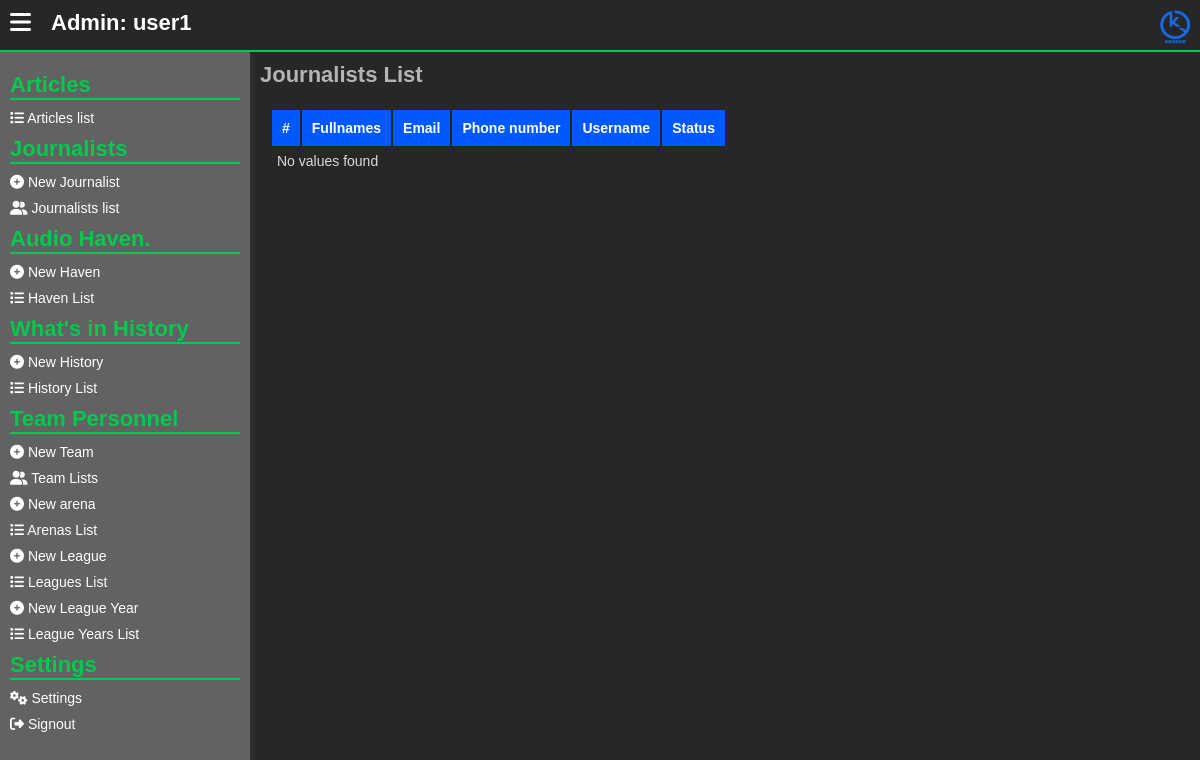
Page /admins/journalists-list.php (signed in) on the earlier database version.
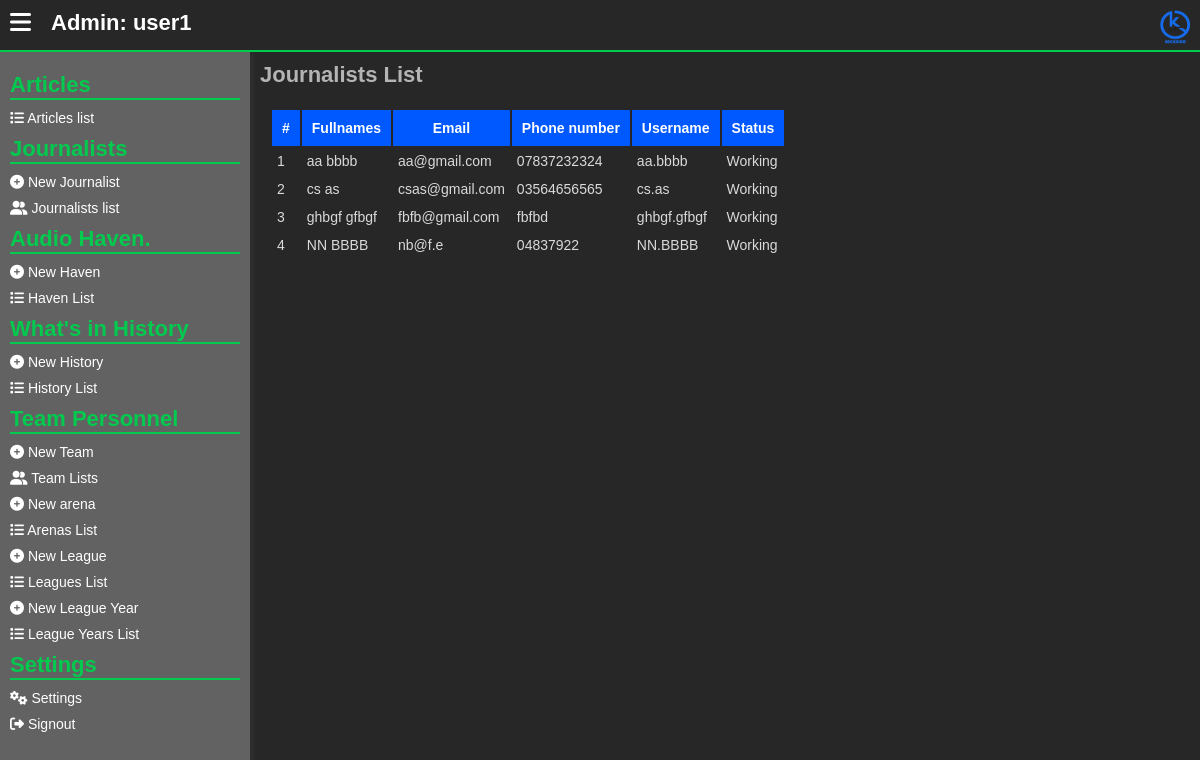
Same page on the later database version.
### tables this page shows
CREATE TABLE `journalists` (
  `id` int(11) NOT NULL,
  `first_name` varchar(255) NOT NULL,
  `last_name` varchar(255) NOT NULL,
  `user_name` varchar(255) NOT NULL,
  `email` varchar(255) NOT NULL,
  `phone_number` varchar(255) NOT NULL,
  `password` text NOT NULL,
  `display_name` varchar(255) NOT NULL,
  `status` varchar(255) NOT NULL DEFAULT 'Working'
);

### admins/journalists-list.php (the view, shortened to what this page needs)
<?php
include("../assets/php/global/server.php");
?>
<!DOCTYPE html>
<html lang="en">
<head>
   <link rel="stylesheet" href="../assets/css/back-main.css">
   <link rel="stylesheet" href="https://cdnjs.cloudflare.com/ajax/libs/font-awesome/6.5.1/css/all.min.css" />
</head>
<body>
   <main>
      <section class="main-section">
         <?php include("../assets/php/admins/header.php"); ?>
         <div class="hero">
            <?php include("../assets/php/admins/left-nav.php") ?>
            <div class="dashboard">
               <div class="dashboard-cont">
                  <h1>
                     Journalists List
                  </h1>
                  <div class="form-row">
                     <table>
                        <thead>
                           <tr>
                              <th>
                                 #
                              </th>
                              <th>
                                 Fullnames
                              </th>
                              <th>
                                 Email
                              </th>
                              <th>
                                 Phone number
                              </th>
                              <th>
                                 Username
                              </th>
                              <th>
                                 Status
                              </th>
                           </tr>
                        </thead>
                        <tbody>
                           <?php
                           $get_journalists = mysqli_query($server, "SELECT * from journalists
                              ORDER BY display_name ASC
                           ");
                           if (mysqli_num_rows($get_journalists) < 1) {
                           ?>
                              <tr>
                                 <td colspan="100">
                                    No values found
                                 </td>
                              </tr>
                           <?php
                           }
                           $counter = 1;
                           while ($data_get_journalists = mysqli_fetch_array($get_journalists)) {
                           ?>
                              <tr>
                                 <td>
                                    <?php echo $counter++ ?>
                                 </td>
                                 <td>
                                    <?php echo $data_get_journalists['display_name']; ?>
                                 </td>
                                 <td>
                                    <?php echo $data_get_journalists['email']; ?>
                                 </td>
                                 <td>
                                    <?php echo $data_get_journalists['phone_number']; ?>
                                 </td>
                                 <td>
                                    <?php echo $data_get_journalists['user_name']; ?>
                                 </td>
                                 <td>
                                    <?php echo $data_get_journalists['status']; ?>
                                 </td>
                              </tr>
                           <?php
                           }
                           ?>
                        </tbody>
                     </table>
                  </div>
               </div>
            </div>
         </div>
      </section>
   </main>
</body>
</html>

Differences in the rows shown:
added journalists: display_name "aa bbbb", email "aa@gmail.com", phone_number "07837232324", user_name "aa.bbbb", status "Working"
added journalists: display_name "cs as", email "csas@gmail.com", phone_number "03564656565", user_name "cs.as", status "Working"
added journalists: display_name "ghbgf gfbgf", email "fbfb@gmail.com", phone_number "fbfbd", user_name "ghbgf.gfbgf", status "Working"
added journalists: display_name "NN BBBB", email "nb@f.e", phone_number "04837922", user_name "NN.BBBB", status "Working"
Other differences:
text no longer shown: "No values found"
